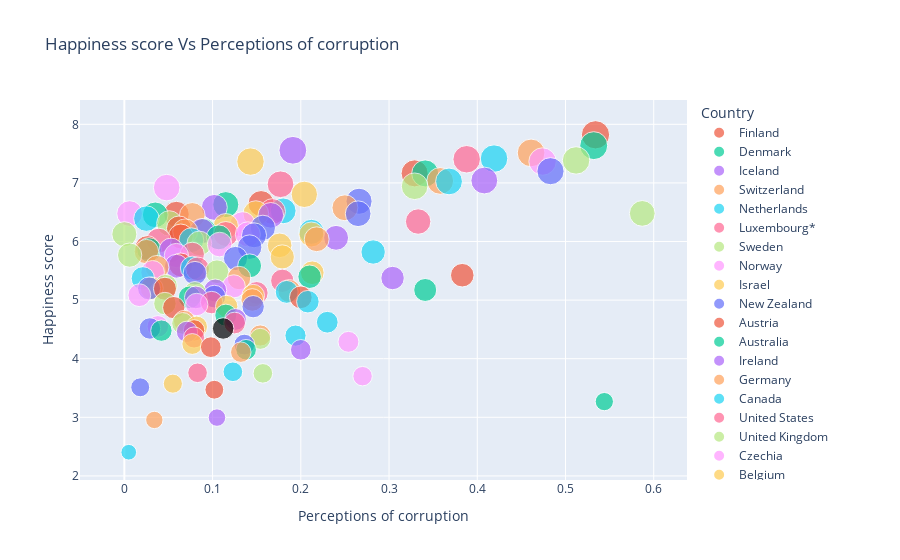

The notebook cell saved with this chart:
### Code cell
# Black spot mention Pakistan
fig=px.scatter(df,x='Perceptions of corruption', y='Happiness score', 
               size='Happiness score',color='Country',color_discrete_map={'Pakistan':"black"},
               
               title='Happiness score Vs Perceptions of corruption')
fig.show()
